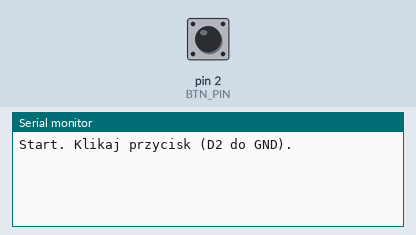
The sketch below on a simulated Arduino Uno, built with avr-gcc and run on an emulated ATmega328P. On the bench: the last lines printed to the serial monitor. The test bench sets the inputs (shaded band); at power-on: pin 2 (BTN_PIN) HIGH.

Above: at 1.2 s.
1.3 s: pin 2 (BTN_PIN) pulled LOW for 0.15 s
At 2.6 s:
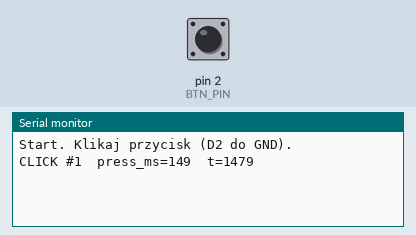
2.9 s: pin 2 (BTN_PIN) pulled LOW for 1 s
At 4.8 s:
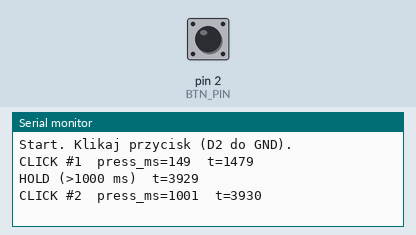
5.4 s: pin 2 (BTN_PIN) pulled LOW for 0.15 s
At 7.0 s:
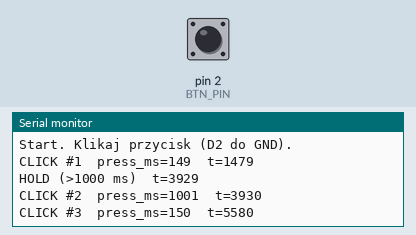

The sketch:

04_final_code.ino
```cpp
// Program 3: reakcja na klik + Serial Monitor
// Przycisk: D2 -> przycisk -> GND (INPUT_PULLUP)

const int BTN_PIN = 2;

const unsigned long DEBOUNCE_MS = 30;
const unsigned long HOLD_MS     = 1000;

bool stableBtn = HIGH;
bool lastRawBtn = HIGH;
unsigned long lastDebounceTime = 0;

unsigned long pressStartTime = 0;
bool holdReported = false;

unsigned long clickCount = 0;

void setup() {
  pinMode(BTN_PIN, INPUT_PULLUP);
  Serial.begin(9600);
  while (!Serial) { ; } // na UNO zwykle nic nie robi, ale nie szkodzi

  Serial.println("Start. Klikaj przycisk (D2 do GND).");
}

void loop() {
  // debounce
  bool raw = digitalRead(BTN_PIN);

  if (raw != lastRawBtn) {
    lastDebounceTime = millis();
    lastRawBtn = raw;
  }

  if (millis() - lastDebounceTime > DEBOUNCE_MS) {
    if (raw != stableBtn) {
      stableBtn = raw;

      if (stableBtn == LOW) {
        // wcisniecie
        pressStartTime = millis();
        holdReported = false;
      } else {
        // puszczenie => klik
        clickCount++;
        unsigned long dt = millis() - pressStartTime;

        Serial.print("CLICK #");
        Serial.print(clickCount);
        Serial.print("  press_ms=");
        Serial.print(dt);
        Serial.print("  t=");
        Serial.println(millis());
      }
    }
  }

  // raport HOLD gdy trzymany
  if (stableBtn == LOW && !holdReported) {
    if (millis() - pressStartTime >= HOLD_MS) {
      holdReported = true;
      Serial.print("HOLD (>");
      Serial.print(HOLD_MS);
      Serial.print(" ms)  t=");
      Serial.println(millis());
    }
  }
}
```

Measured:
- after the input at 1.3 s, the serial monitor: prints a new line after 0.18 s (image 1)
- after the input at 2.9 s, the serial monitor: prints a new line after 1.0 s (image 2)
- after the input at 5.4 s, the serial monitor: prints a new line after 0.18 s (image 3)
